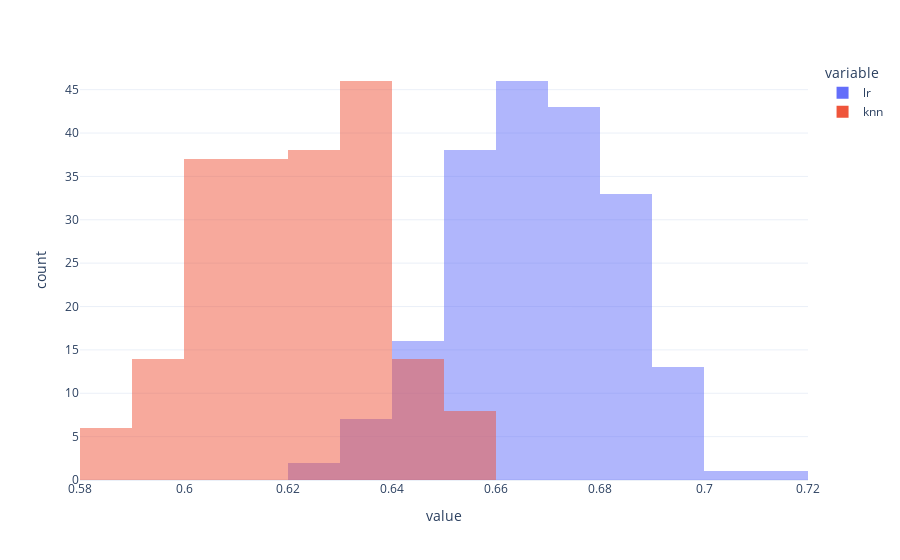

This figure's notebook cell:
### Code cell
df_acc = pd.DataFrame(acc)
px.histogram(df_acc, barmode="overlay")

### Figure 1 — Plotly figure (JSON) as saved in the notebook; plotly's stock layout.template omitted (floating-point values rounded to 4 significant figures; data arrays with more than 128 entries replaced by an {"elided": "..."} marker saying what was removed)
{"data": [{"alignmentgroup": "True", "bingroup": "x", "hovertemplate": "variable=lr<br>value=%{x}<br>count=%{y}<extra></extra>", "legendgroup": "lr", "marker": {"color": "#636efa", "opacity": 0.5, "pattern": {"shape": ""}}, "name": "lr", "offsetgroup": "lr", "orientation": "v", "showlegend": true, "type": "histogram", "x": {"elided": "200 float values"}, "xaxis": "x", "yaxis": "y"}, {"alignmentgroup": "True", "bingroup": "x", "hovertemplate": "variable=knn<br>value=%{x}<br>count=%{y}<extra></extra>", "legendgroup": "knn", "marker": {"color": "#EF553B", "opacity": 0.5, "pattern": {"shape": ""}}, "name": "knn", "offsetgroup": "knn", "orientation": "v", "showlegend": true, "type": "histogram", "x": {"elided": "200 float values"}, "xaxis": "x", "yaxis": "y"}], "layout": {"barmode": "overlay", "legend": {"title": {"text": "variable"}, "tracegroupgap": 0}, "margin": {"t": 60}, "xaxis": {"anchor": "y", "domain": [0, 1], "title": {"text": "value"}}, "yaxis": {"anchor": "x", "domain": [0, 1], "title": {"text": "count"}}}}
